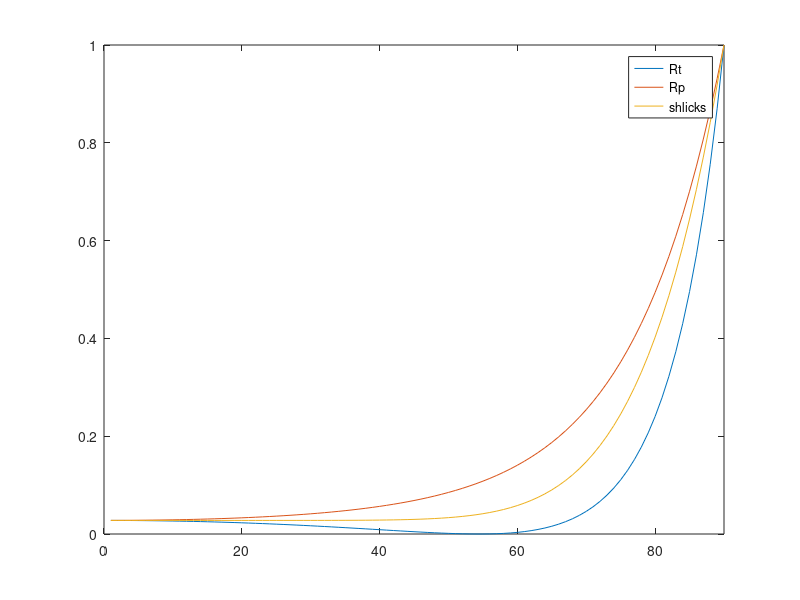
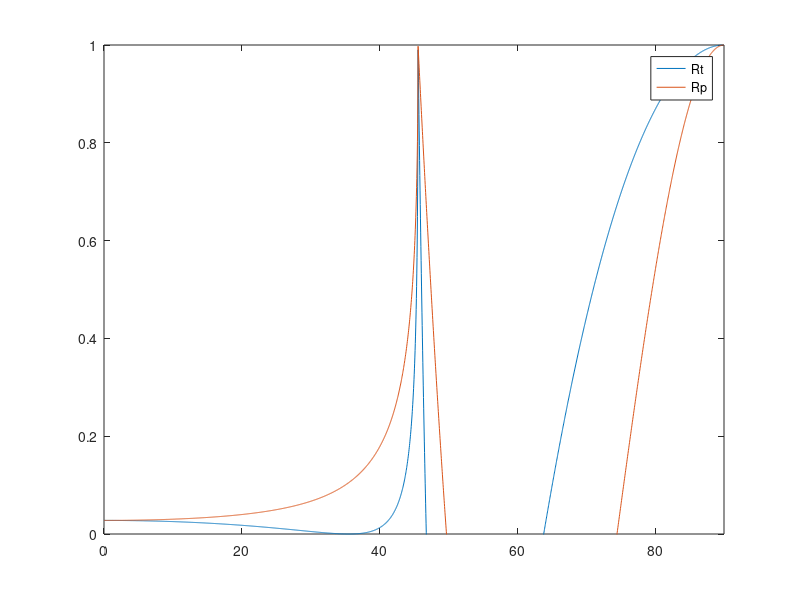

Reproduce these figures in MATLAB, in order.

%Indeces of refraction
N1 = 1.0;
N2 = 1.4;

%From air (1.0) into material (1.4)
theta1 = 1:90;
Rp = [];
Rt = [];
schlicks = [];

for theta=1:90
    i = (theta / 180) * pi;
    t = sqrt(1 - ((N1/N2)*sin(i))^2);
    
    Rp(theta) = ( (N1 * cos(i) - N2 *t) / ...
        (N1 * cos(i) + N2 *t)) ^ 2;
    Rt(theta) = ((N1 * t - N2 *cos(i)) / ...
        (N1 * t + N2 *cos(i))) ^ 2;
    if(Rt(theta) < 0.00002)
        disp(['Brewsters angle: ', num2str(theta)])
    end
end

NormInc = Rp(1);
for theta=1:90
    i = (theta / 180) * pi;
    
    schlicks(theta) = NormInc + (1 - NormInc) * (1 - cos(i))^5;
end

length(schlicks)

figure;
title ('N1 = 1.0, N2 = 1.4');
plot(theta1, Rt, theta1, Rp, theta1, schlicks);
legend('Rt','Rp', 'shlicks');
axis([0,90,0,1]);

%Exiting material
N1 = 1.4;
N2 = 1.0;

theta1 = 0:0.03125:90;
Rp = [];
Rt = [];

for theta=1:2881
    i = (theta1(theta) / 180) * pi;
    t = sqrt(1 - ((N1/N2)*sin(i))^2);
    
    Rp(theta) = ( (N1 * cos(i) - N2 *t) / ...
        (N1 * cos(i) + N2 *t)) ^ 2;
    Rt(theta) = ((N1 * t - N2 *cos(i)) / ...
        (N1 * t + N2 *cos(i))) ^ 2;
    if(abs(1 - Rp(theta)) < 0.1 && (theta/32 < 70) )
        disp(['Critical angles: ', num2str(theta/32)]);
    end
    
end

figure;
title ('N1 = 1.0, N2 = 1.4');
plot(theta1, Rt, theta1, Rp);
legend('Rt','Rp');
axis([0,90,0,1]);